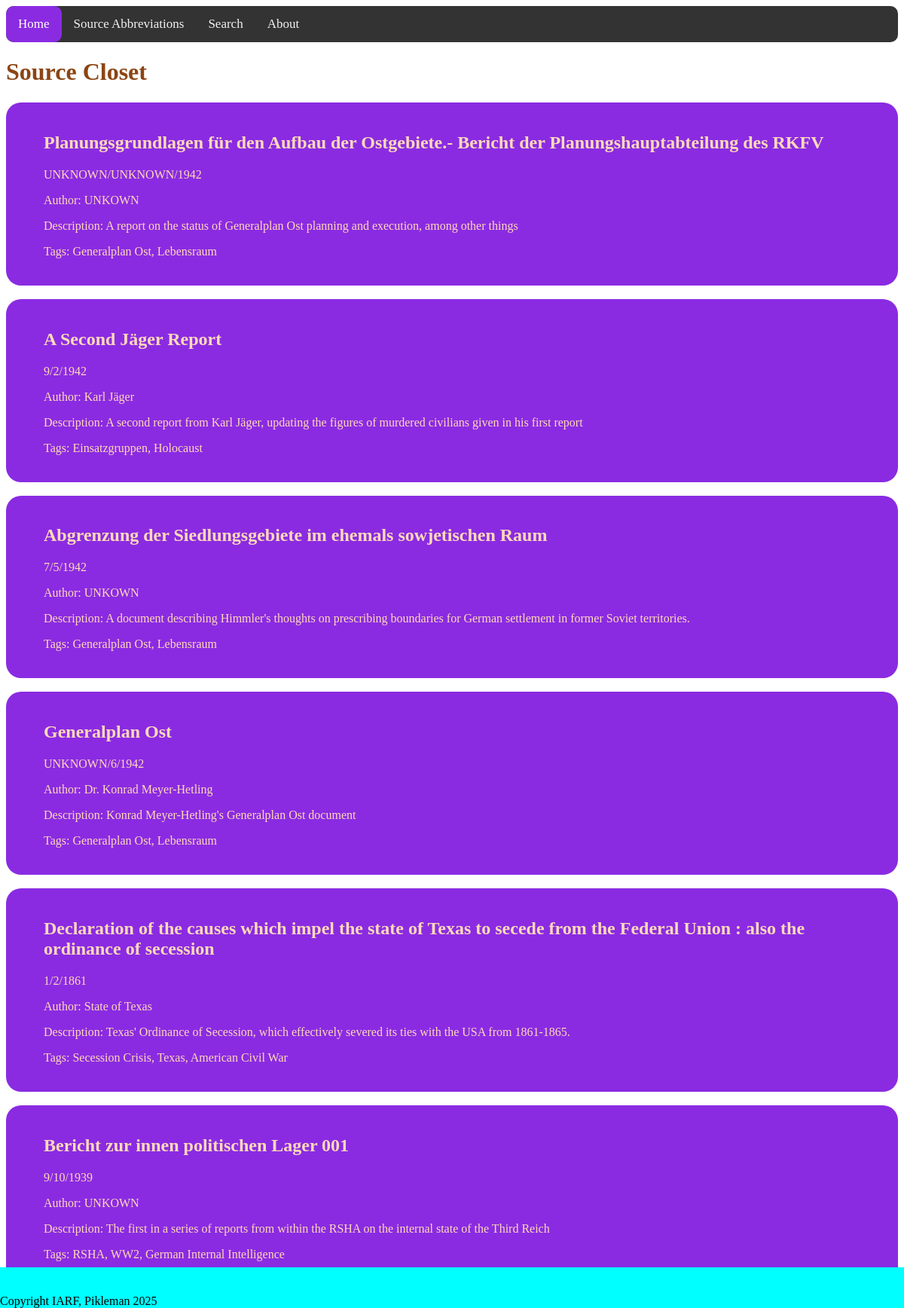
The page / on the database its author committed.
### tables this page shows
CREATE TABLE "SOURCES" (
	"Title"	TEXT,
	"Month"	INTEGER,
	"Date"	INTEGER,
	"Year"	INTEGER,
	"Author"	TEXT,
	"Country"	TEXT,
	"Topic"	TEXT,
	"Description"	TEXT,
	"Source"	TEXT,
	"Protected"	INTEGER,
	"Path"	TEXT
, "ID"	INTEGER, "Scaled"	INTEGER, "Link"	TEXT, "Attribution"	TEXT, "Usable"	INTEGER);

### app.py (the view)
@app.route('/')
def index():  # put application's code here
    db = sqlite3.connect('sources.db')
    sources = []
    for source in db.execute('SELECT * FROM sources WHERE USABLE = 1'):
        sources.append(source)
    db.close()
    random.shuffle(sources)
    return render_template("index.html", sources=sources)

### templates/index.html (shortened to what this page needs)
<!DOCTYPE html>
<html lang="en">
<head>
    <link rel="stylesheet" href="{{ url_for('static', filename='styles/styles.css') }}">
</head>
<body>
<div class="topnav">
  <a class="active" href="{{url_for('index')}}">Home</a>
  <a href="{{url_for('sources_abbr')}}">Source Abbreviations</a>
  <a href="{{ url_for('search') }}">Search</a>
  <a href="{{ url_for('about') }}">About</a>
</div>
<h1 id="title">Source Closet</h1>
{% for src in sources[:6] %}
<a href="{{ url_for("source", id=src[11]) }}" class="src_link">
    <div class="source">
        <h2 class="src_heading">{{ src[0] }}</h2>
        <p>{{ src[2] }}/{{ src[1] }}/{{ src[3] }}</p>
        <p>Author: {{ src[4] }}</p>
        <p>Description: {{ src[7] }}</p>
        <p>Tags: {{ ', '.join(src[6].split('/')) }}</p>
    </div>
</a>
<br>
{% endfor %}
<footer>
    <br>
    <br>
    Copyright IARF, Pikleman 2025
</footer>
</body>
</html>

### static/styles/styles.css (style rules this page uses)
.source { border-radius: 20px; background-color: blueviolet; padding-left: 50px; padding-right: 50px; padding-top: 20px; padding-bottom: 20px; }
#title { color: saddlebrown; font-family: Copperplate; }
footer { position: fixed; bottom: 0; left: 0; right: 0; background-color: aqua; }
.src_link { text-decoration: none; color: peachpuff; font-family: Copperplate; }
.topnav { background-color: #333; overflow: hidden; border-radius: 10px; }
.topnav a { float: left; color: #f2f2f2; text-align: center; padding: 14px 16px; text-decoration: none; font-size: 17px; }
.topnav a.active { background-color: blueviolet; color: white; border-radius: 10px; }

### rows shown on the page
SOURCES: Title "Planungsgrundlagen für den Aufbau der Ostgebiete.- Bericht der Planungshauptabteilung des RKFV", Date "UNKNOWN", Month "UNKNOWN", Year "1942", Author "UNKOWN", Description "A report on the status of Generalplan Ost planning and execution, among other things", Topic "Generalplan Ost, Lebensraum"
SOURCES: Title "A Second Jäger Report", Date "9", Month "2", Year "1942", Author "Karl Jäger", Description "A second report from Karl Jäger, updating the figures of murdered civilians given in his first report", Topic "Einsatzgruppen, Holocaust"
SOURCES: Title "Abgrenzung der Siedlungsgebiete im ehemals sowjetischen Raum", Date "7", Month "5", Year "1942", Author "UNKOWN", Description "A document describing Himmler's thoughts on prescribing boundaries for German settlement in former Soviet territories.", Topic "Generalplan Ost, Lebensraum"
SOURCES: Title "Generalplan Ost", Date "UNKNOWN", Month "6", Year "1942", Author "Dr. Konrad Meyer-Hetling", Description "Konrad Meyer-Hetling's Generalplan Ost document", Topic "Generalplan Ost, Lebensraum"
SOURCES: Title "Declaration of the causes which impel the state of Texas to secede from the Federal Union : also the ordinance of secession", Date "1", Month "2", Year "1861", Author "State of Texas", Description "Texas' Ordinance of Secession, which effectively severed its ties with the USA from 1861-1865.", Topic "Secession Crisis, Texas, American Civil War"
SOURCES: Title "Bericht zur innen politischen Lager 001", Date "9", Month "10", Year "1939", Author "UNKOWN", Description "The first in a series of reports from within the RSHA on the internal state of the Third Reich", Topic "RSHA, WW2, German Internal Intelligence"
